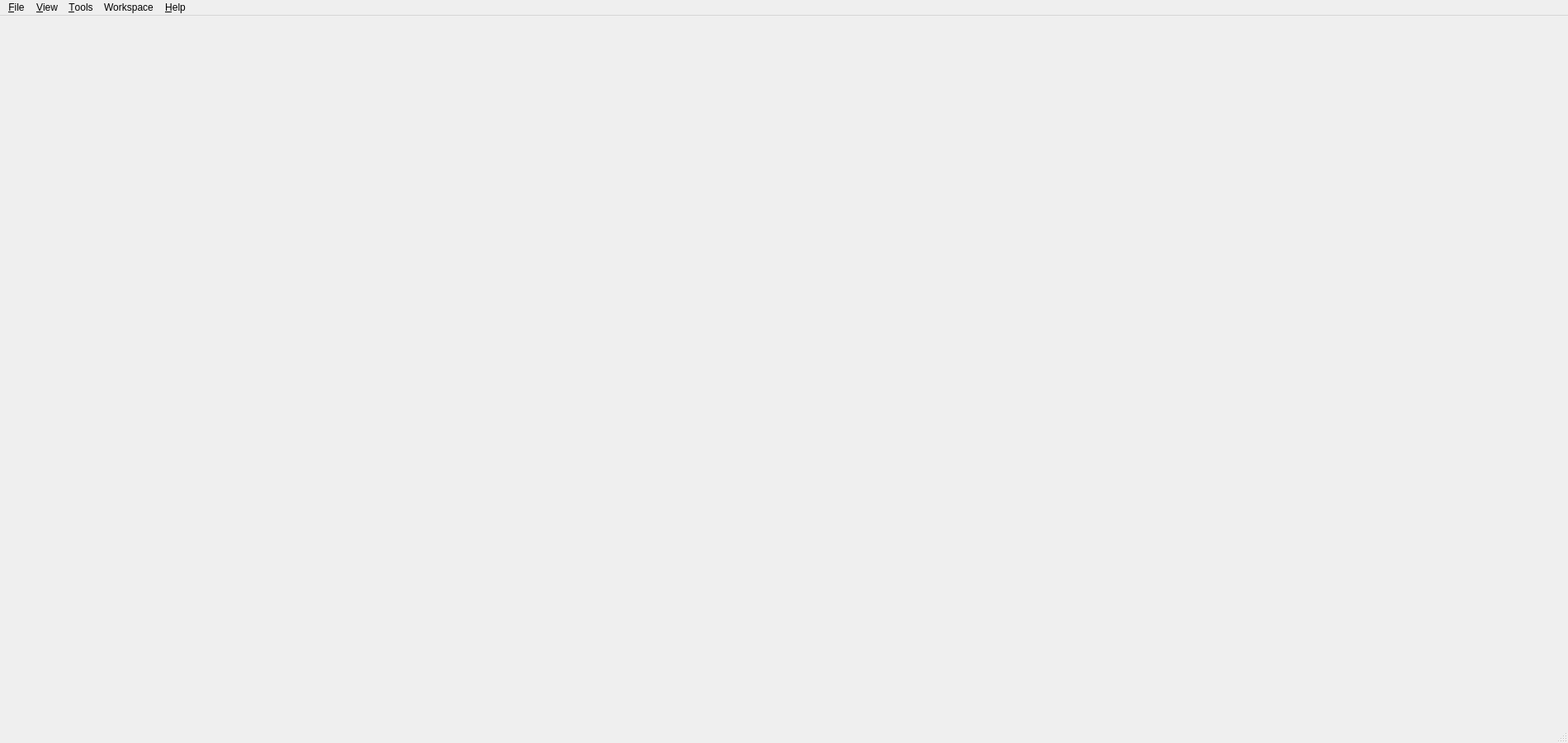
<?xml version="1.0" encoding="UTF-8"?>
<ui version="4.0">
 <class>MainWindow</class>
 <widget class="QMainWindow" name="MainWindow">
  <property name="geometry">
   <rect>
    <x>0</x>
    <y>0</y>
    <width>1900</width>
    <height>900</height>
   </rect>
  </property>
  <property name="contextMenuPolicy">
   <enum>Qt::NoContextMenu</enum>
  </property>
  <property name="windowTitle">
   <string>MainWindow</string>
  </property>
  <property name="windowIcon">
   <iconset>
    <normaloff>../../../../../../../.designer/pulse.ico</normaloff>../../../../../../../.designer/pulse.ico</iconset>
  </property>
  <property name="styleSheet">
   <string notr="true">.QTreeView {
	background-color: rgba(0, 0, 0, 9);
}

.QListView {
	background-color: rgba(0, 0, 0, 9);
}

.QTableView {
	background-color: rgba(0, 0, 0, 9);
}

QToolButton {
  border-radius: 1.25px;
  padding: 1px;
  border: 1px solid;
  border-color: rgba(0, 0, 0, 30);
}</string>
  </property>
  <property name="toolButtonStyle">
   <enum>Qt::ToolButtonTextUnderIcon</enum>
  </property>
  <property name="dockOptions">
   <set>QMainWindow::AllowTabbedDocks|QMainWindow::AnimatedDocks|QMainWindow::ForceTabbedDocks</set>
  </property>
  <property name="unifiedTitleAndToolBarOnMac">
   <bool>true</bool>
  </property>
  <widget class="QWidget" name="centralWidget">
   <property name="styleSheet">
    <string notr="true"/>
   </property>
   <layout class="QGridLayout" name="gridLayout_2" rowstretch="0" columnstretch="0">
    <property name="leftMargin">
     <number>9</number>
    </property>
    <property name="topMargin">
     <number>3</number>
    </property>
    <property name="rightMargin">
     <number>9</number>
    </property>
    <property name="bottomMargin">
     <number>9</number>
    </property>
    <property name="spacing">
     <number>3</number>
    </property>
    <item row="0" column="0">
     <widget class="QStackedWidget" name="stackedWidgetWorkspace">
      <property name="sizePolicy">
       <sizepolicy hsizetype="Preferred" vsizetype="Preferred">
        <horstretch>0</horstretch>
        <verstretch>0</verstretch>
       </sizepolicy>
      </property>
      <property name="currentIndex">
       <number>3</number>
      </property>
      <widget class="QWidget" name="page_DataView">
       <layout class="QHBoxLayout" name="horizontalLayout">
        <property name="leftMargin">
         <number>0</number>
        </property>
        <property name="topMargin">
         <number>0</number>
        </property>
        <property name="rightMargin">
         <number>0</number>
        </property>
        <property name="bottomMargin">
         <number>0</number>
        </property>
       </layout>
      </widget>
      <widget class="QWidget" name="page_LoadoutsView">
       <layout class="QHBoxLayout" name="horizontalLayout_3"/>
      </widget>
      <widget class="QWidget" name="page_MapsView">
       <layout class="QHBoxLayout" name="horizontalLayout_4"/>
      </widget>
      <widget class="QWidget" name="page_MobiView">
       <layout class="QHBoxLayout" name="horizontalLayout_5"/>
      </widget>
      <widget class="QWidget" name="page_ContentView">
       <layout class="QHBoxLayout" name="horizontalLayout_2">
        <property name="leftMargin">
         <number>0</number>
        </property>
        <property name="topMargin">
         <number>0</number>
        </property>
        <property name="rightMargin">
         <number>0</number>
        </property>
        <property name="bottomMargin">
         <number>0</number>
        </property>
       </layout>
      </widget>
      <widget class="QWidget" name="page_OpenView">
       <layout class="QGridLayout" name="gridLayout">
        <item row="0" column="0">
         <widget class="QLabel" name="label">
          <property name="text">
           <string>To get started, open a Data.p4k file from a select Star Citizen folder or file location.</string>
          </property>
          <property name="alignment">
           <set>Qt::AlignCenter</set>
          </property>
         </widget>
        </item>
       </layout>
      </widget>
     </widget>
    </item>
   </layout>
  </widget>
  <widget class="QMenuBar" name="menuBar">
   <property name="geometry">
    <rect>
     <x>0</x>
     <y>0</y>
     <width>1900</width>
     <height>22</height>
    </rect>
   </property>
   <property name="nativeMenuBar">
    <bool>false</bool>
   </property>
   <widget class="QMenu" name="menuFile">
    <property name="title">
     <string>&amp;File</string>
    </property>
    <widget class="QMenu" name="menuRecent">
     <property name="title">
      <string>Recent</string>
     </property>
     <addaction name="separator"/>
     <addaction name="actionClear_Recent"/>
    </widget>
    <addaction name="actionOpen"/>
    <addaction name="menuRecent"/>
    <addaction name="actionSettings"/>
    <addaction name="separator"/>
    <addaction name="actionClose"/>
    <addaction name="separator"/>
    <addaction name="actionQuit"/>
   </widget>
   <widget class="QMenu" name="menuHelp">
    <property name="title">
     <string>&amp;Help</string>
    </property>
    <addaction name="actionAbout"/>
   </widget>
   <widget class="QMenu" name="menuView">
    <property name="title">
     <string>&amp;View</string>
    </property>
    <addaction name="actionAudio"/>
    <addaction name="actionConsole"/>
    <addaction name="actionDatacore"/>
    <addaction name="actionLocal_Files"/>
    <addaction name="actionP4K"/>
    <addaction name="actionTag_Database"/>
   </widget>
   <widget class="QMenu" name="menuTools">
    <property name="title">
     <string>&amp;Tools</string>
    </property>
    <widget class="QMenu" name="menuBlender">
     <property name="title">
      <string>Blender</string>
     </property>
     <addaction name="actionOpenBlender"/>
     <addaction name="separator"/>
     <addaction name="actionStartBlenderLink"/>
     <addaction name="actionStopBlenderLink"/>
     <addaction name="actionBlenderLinkStatus"/>
     <addaction name="separator"/>
     <addaction name="actionInstall_Blender_Add_on"/>
    </widget>
    <addaction name="menuBlender"/>
   </widget>
   <widget class="QMenu" name="menuWorkspace">
    <property name="title">
     <string>Workspace</string>
    </property>
    <addaction name="actionDataView"/>
    <addaction name="actionContentView"/>
   </widget>
   <addaction name="menuFile"/>
   <addaction name="menuView"/>
   <addaction name="menuTools"/>
   <addaction name="menuWorkspace"/>
   <addaction name="menuHelp"/>
  </widget>
  <widget class="QStatusBar" name="statusBar">
   <property name="maximumSize">
    <size>
     <width>16777215</width>
     <height>22</height>
    </size>
   </property>
  </widget>
  <action name="actionOpen">
   <property name="text">
    <string>&amp;Open</string>
   </property>
   <property name="shortcut">
    <string>Ctrl+O</string>
   </property>
  </action>
  <action name="actionQuit">
   <property name="text">
    <string>&amp;Quit</string>
   </property>
   <property name="shortcut">
    <string>Ctrl+Q</string>
   </property>
  </action>
  <action name="actionClose">
   <property name="text">
    <string>&amp;Close</string>
   </property>
   <property name="shortcut">
    <string>Ctrl+W</string>
   </property>
  </action>
  <action name="actionAbout">
   <property name="text">
    <string>About</string>
   </property>
  </action>
  <action name="actionP4K">
   <property name="text">
    <string>P4K</string>
   </property>
   <property name="shortcut">
    <string/>
   </property>
  </action>
  <action name="actionDatacore">
   <property name="text">
    <string>Datacore</string>
   </property>
   <property name="shortcut">
    <string/>
   </property>
  </action>
  <action name="actionLocal_Files">
   <property name="text">
    <string>Local Files</string>
   </property>
   <property name="shortcut">
    <string/>
   </property>
  </action>
  <action name="actionConsole">
   <property name="checkable">
    <bool>true</bool>
   </property>
   <property name="text">
    <string>Console</string>
   </property>
   <property name="shortcut">
    <string>Ctrl+2</string>
   </property>
  </action>
  <action name="actionExportEntity">
   <property name="enabled">
    <bool>false</bool>
   </property>
   <property name="text">
    <string>Export Entity</string>
   </property>
  </action>
  <action name="actionSettings">
   <property name="text">
    <string>Settings</string>
   </property>
  </action>
  <action name="actionClear_Recent">
   <property name="text">
    <string>Clear Recent</string>
   </property>
  </action>
  <action name="actionDarkTheme">
   <property name="text">
    <string>Dark</string>
   </property>
  </action>
  <action name="actionLightTheme">
   <property name="text">
    <string>Light</string>
   </property>
  </action>
  <action name="actionAudio">
   <property name="text">
    <string>Audio</string>
   </property>
   <property name="shortcut">
    <string/>
   </property>
  </action>
  <action name="actionOpenBlender">
   <property name="text">
    <string>Open Blender</string>
   </property>
   <property name="toolTip">
    <string>Open Blender with a link to StarFab</string>
   </property>
   <property name="shortcut">
    <string>Ctrl+B</string>
   </property>
  </action>
  <action name="actionStartBlenderLink">
   <property name="text">
    <string>Start Link</string>
   </property>
  </action>
  <action name="actionStopBlenderLink">
   <property name="text">
    <string>Stop Link</string>
   </property>
  </action>
  <action name="actionBlenderLinkStatus">
   <property name="text">
    <string>Link Status</string>
   </property>
  </action>
  <action name="actionInstall_Blender_Add_on">
   <property name="text">
    <string>Install Blender Add-on</string>
   </property>
  </action>
  <action name="actionTag_Database">
   <property name="text">
    <string>Tag Database</string>
   </property>
   <property name="shortcut">
    <string>Backspace</string>
   </property>
  </action>
  <action name="actionDataView">
   <property name="checkable">
    <bool>true</bool>
   </property>
   <property name="text">
    <string>Data</string>
   </property>
  </action>
  <action name="actionContentView">
   <property name="checkable">
    <bool>true</bool>
   </property>
   <property name="text">
    <string>Content</string>
   </property>
  </action>
  <action name="actionToolBox">
   <property name="text">
    <string>ToolBox</string>
   </property>
   <property name="toolTip">
    <string>ToolBox</string>
   </property>
  </action>
  <action name="actionNavView">
   <property name="checkable">
    <bool>true</bool>
   </property>
   <property name="text">
    <string>Nav</string>
   </property>
   <property name="toolTip">
    <string>Nav</string>
   </property>
  </action>
  <action name="actionMobiView">
   <property name="text">
    <string>Mobi</string>
   </property>
  </action>
 </widget>
 <layoutdefault spacing="6" margin="11"/>
 <resources/>
 <connections/>
</ui>
